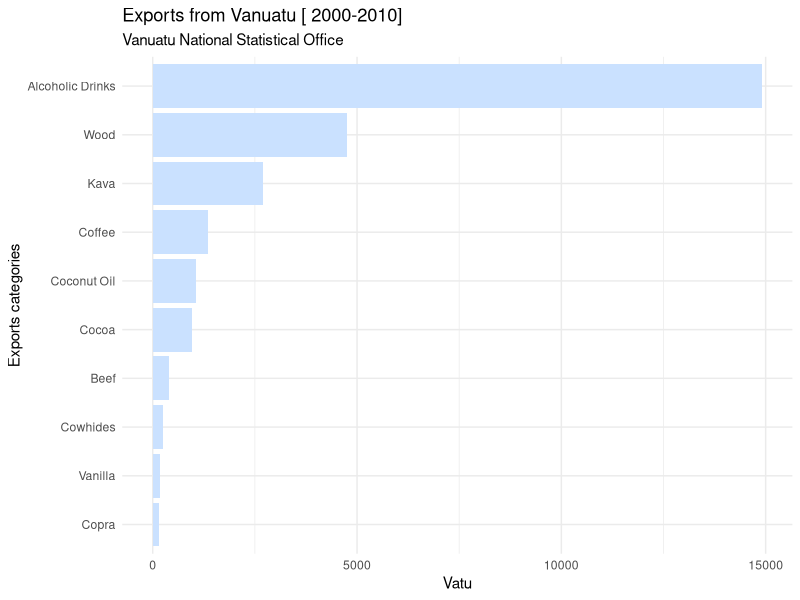
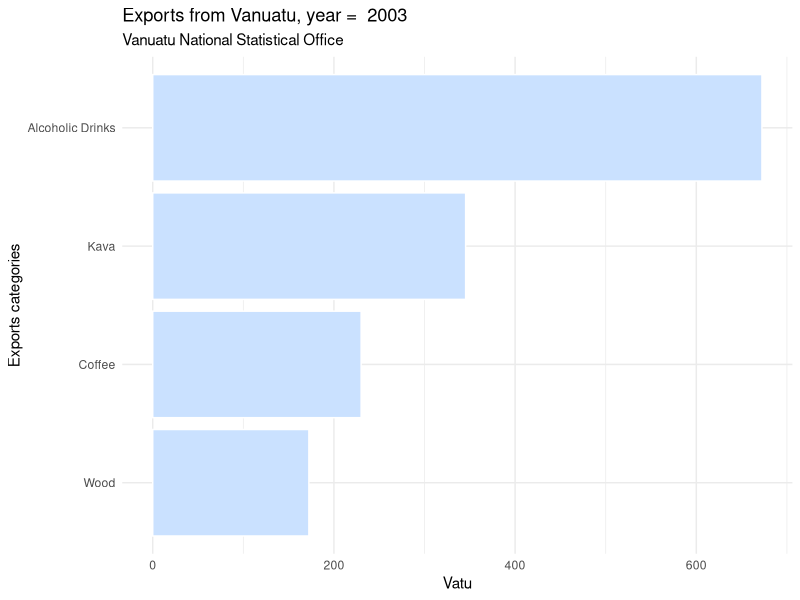

The R source for these figures, in order:
## ---- chunk 1
# Load the required libraries

# For manipulating data
library(tidyverse)

# For tables display
library(flextable)

## ---- chunk 2
# Set echo=FALSE as default for code cells
# The code folding for HTLM output is thus deactivated
knitr::opts_chunk$set(echo = FALSE)

## ---- chunk 3
Mydata <- read.csv("Data/TradeData.csv")
## ---- chunk 4
# Calculate total value by principle export type
CommodityByType <- Mydata %>%
  group_by(Principle_Exports) %>%
  summarise(total = sum(Stat_Value)) %>%
  arrange(desc(total))

## ---- chunk 5
# Table display
# To reduce the homogenization efforts and the number of functions to be called, 
# it is recommended to define formatting properties once and for all

set_flextable_defaults(
  font.size = 10,   table.layout = "autofit")

# Printing the table
flextable(CommodityByType)
## ---- chunk 6
# Plot the exports
CommodityByType  %>%
  ggplot()+
  aes(x = reorder(Principle_Exports, total), y = (total)) +
  geom_bar(stat = "identity", 
             fill= "lightsteelblue1") +
  labs(title ="Exports from Vanuatu [ 2000-2010] ", 
       subtitle = "Vanuatu National Statistical Office", 
       x= "Exports categories",
       y = "Vatu") +
  coord_flip() +
  theme_minimal()

## ---- chunk 7
knitr::knit_exit()
## ---- chunk 8
MyYear <- 2003
## ---- chunk 9
# Now only for a specific year
CommodityByType_Year <- Mydata %>%
  filter(Year == MyYear) %>%
  group_by(Principle_Exports) %>%
  summarise(total = sum(Stat_Value)) %>%
  arrange(desc(total))

## ---- chunk 10
flextable(CommodityByType_Year)
## ---- chunk 11
# Plot the exports for the specific year
CommodityByType_Year  %>%
  ggplot(aes(x = reorder(Principle_Exports, total), y = (total))) +  
    geom_bar(stat = "identity", color="white", fill= "lightsteelblue1") +
      labs( x= "Exports categories", 
            y = "Vatu", 
            title = paste("Exports from Vanuatu, year = ", MyYear),
            subtitle = "Vanuatu National Statistical Office") +
  coord_flip() +
  theme_minimal()
